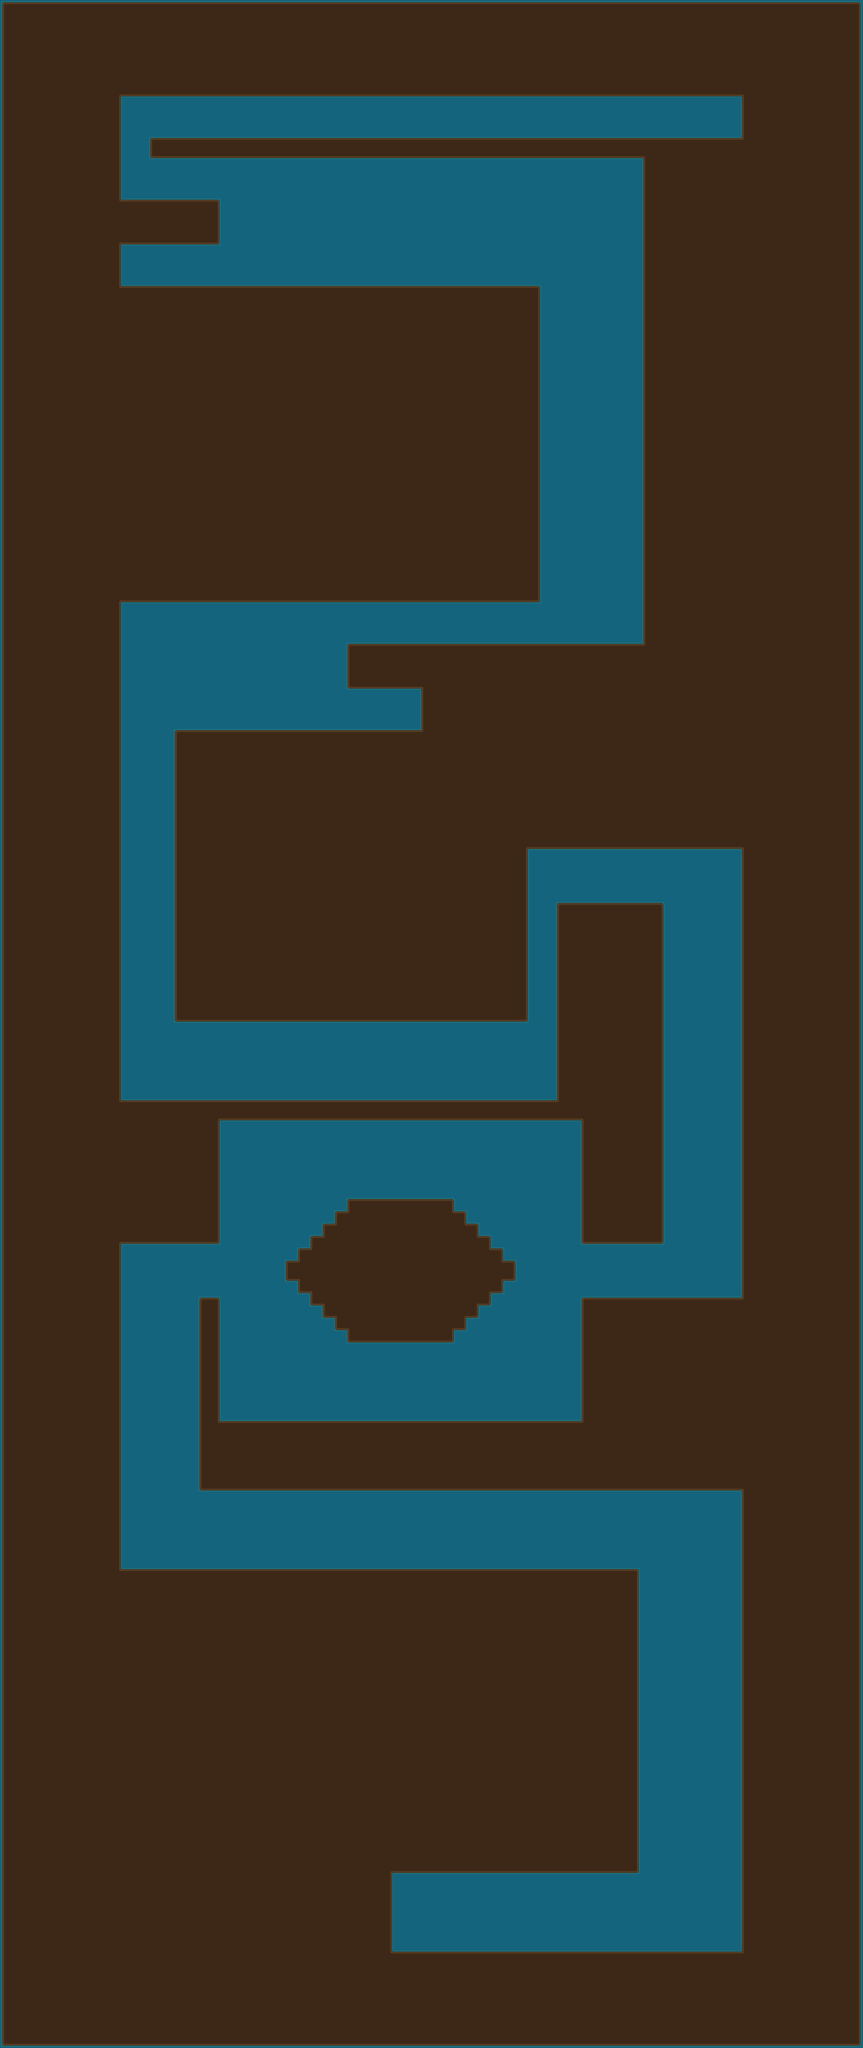

This is a level from a 2D game, rendered from its Tiled map with the project's own tilesets. A one-line summary and the map file follow, with tile-layer data summarised:
An orthogonal 70x166 tile map with 32x32 px tiles, 1 tile layer (Tile Layer 1).

<map version="1.10" tiledversion="1.11.2" orientation="orthogonal" renderorder="right-down" width="70" height="166" tilewidth="32" tileheight="32" infinite="0" nextlayerid="2" nextobjectid="1">
 <tileset firstgid="1" source="../Tilesets/TSXs/Overworld 2.tsx" />
 <layer id="1" name="Tile Layer 1" width="70" height="166">
  <data>[11620 cells, 11620 non-empty, 15 distinct tile ids]</data>
 </layer>
</map>
